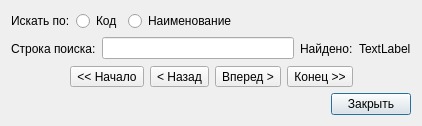
<?xml version="1.0" encoding="UTF-8"?>
<ui version="4.0">
 <class>Search</class>
 <widget class="QDialog" name="Search">
  <property name="geometry">
   <rect>
    <x>0</x>
    <y>0</y>
    <width>422</width>
    <height>126</height>
   </rect>
  </property>
  <property name="windowTitle">
   <string>Dialog</string>
  </property>
  <layout class="QVBoxLayout" name="verticalLayout">
   <item>
    <layout class="QHBoxLayout" name="horizontalLayout_4">
     <item>
      <widget class="QLabel" name="label_2">
       <property name="text">
        <string>Искать по:</string>
       </property>
      </widget>
     </item>
     <item>
      <widget class="QRadioButton" name="radioCod">
       <property name="text">
        <string>Код</string>
       </property>
      </widget>
     </item>
     <item>
      <widget class="QRadioButton" name="radioName">
       <property name="text">
        <string>Наименование</string>
       </property>
      </widget>
     </item>
     <item>
      <spacer name="horizontalSpacer_4">
       <property name="orientation">
        <enum>Qt::Horizontal</enum>
       </property>
       <property name="sizeHint" stdset="0">
        <size>
         <width>40</width>
         <height>20</height>
        </size>
       </property>
      </spacer>
     </item>
    </layout>
   </item>
   <item>
    <layout class="QHBoxLayout" name="horizontalLayout">
     <item>
      <widget class="QLabel" name="label">
       <property name="text">
        <string>Строка поиска:</string>
       </property>
      </widget>
     </item>
     <item>
      <widget class="ClearLineEdit" name="searchEdit"/>
     </item>
     <item>
      <widget class="QLabel" name="label_3">
       <property name="text">
        <string>Найдено:</string>
       </property>
      </widget>
     </item>
     <item>
      <widget class="QLabel" name="numlabel">
       <property name="text">
        <string>TextLabel</string>
       </property>
      </widget>
     </item>
    </layout>
   </item>
   <item>
    <layout class="QHBoxLayout" name="horizontalLayout_2">
     <item>
      <spacer name="horizontalSpacer">
       <property name="orientation">
        <enum>Qt::Horizontal</enum>
       </property>
       <property name="sizeHint" stdset="0">
        <size>
         <width>40</width>
         <height>20</height>
        </size>
       </property>
      </spacer>
     </item>
     <item>
      <widget class="QToolButton" name="firstButton">
       <property name="text">
        <string>&lt;&lt; Начало</string>
       </property>
      </widget>
     </item>
     <item>
      <widget class="QToolButton" name="prevButton">
       <property name="text">
        <string>&lt; Назад</string>
       </property>
      </widget>
     </item>
     <item>
      <widget class="QToolButton" name="nextButton">
       <property name="text">
        <string>Вперед &gt;</string>
       </property>
      </widget>
     </item>
     <item>
      <widget class="QToolButton" name="lastButton">
       <property name="text">
        <string>Конец &gt;&gt;</string>
       </property>
      </widget>
     </item>
     <item>
      <spacer name="horizontalSpacer_2">
       <property name="orientation">
        <enum>Qt::Horizontal</enum>
       </property>
       <property name="sizeHint" stdset="0">
        <size>
         <width>40</width>
         <height>20</height>
        </size>
       </property>
      </spacer>
     </item>
    </layout>
   </item>
   <item>
    <layout class="QHBoxLayout" name="horizontalLayout_3">
     <item>
      <spacer name="horizontalSpacer_3">
       <property name="orientation">
        <enum>Qt::Horizontal</enum>
       </property>
       <property name="sizeHint" stdset="0">
        <size>
         <width>40</width>
         <height>20</height>
        </size>
       </property>
      </spacer>
     </item>
     <item>
      <widget class="QPushButton" name="closeButton">
       <property name="text">
        <string>Закрыть</string>
       </property>
      </widget>
     </item>
    </layout>
   </item>
  </layout>
 </widget>
 <customwidgets>
  <customwidget>
   <class>ClearLineEdit</class>
   <extends>QLineEdit</extends>
   <header location="global">clearlineedit.h</header>
  </customwidget>
 </customwidgets>
 <resources/>
 <connections/>
</ui>
